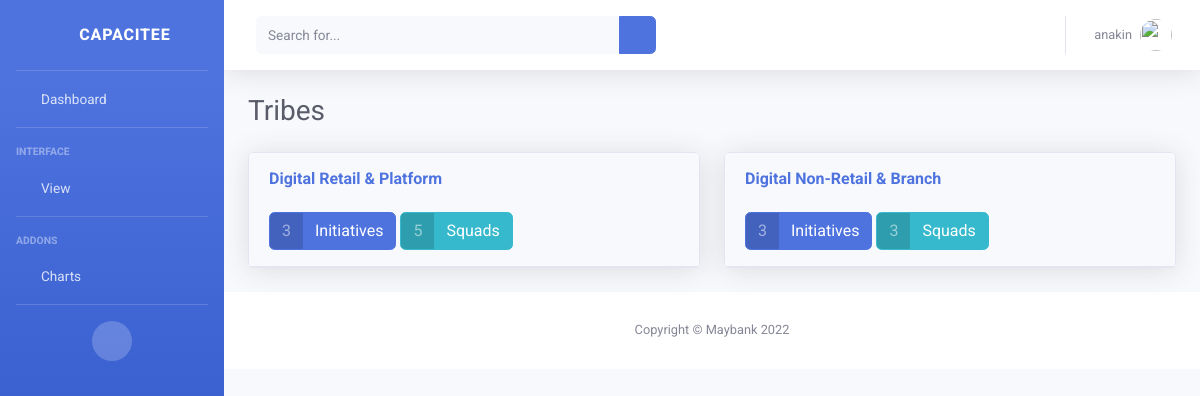
The page /tribes (signed in) on the database its author committed.
### app/models.py (models this page shows, shortened)
class Tribe(models.Model):
    name = models.CharField(max_length=100)
    description = models.CharField(max_length=200)
    def __initiatives(self):
        domains = self.domain_set.all()
        return sum((list(x.initiative_set.all()) for x in domains), [])
    def __squads(self):
        domains = self.domain_set.all()
        return sum((list(x.squad_set.all()) for x in domains), [])
    def initiatives_count(self):
        return len(self.__initiatives())
    def squad_count(self):
        return len(self.__squads())

class Domain(models.Model):
    name = models.CharField(max_length=100)
    description = models.CharField(max_length=200)
    tribe = models.ForeignKey(Tribe, on_delete=models.CASCADE)
    sprints = models.ManyToManyField(Sprint)
    def __str__(self):
        return self.name

class Initiative(models.Model):
    class InitiativeStatus(models.TextChoices):
        NOT_STARTED = '0', _('Not Started')
        DEMAND = '1', _('Demand')
        IN_DEVELOPMENT = '2', _('In Development')
        DEPLOYED = '3', _('Deployed')
    name = models.CharField(max_length=100)
    description = models.CharField(max_length=200)
    planned_for = models.DateField('Planned For')
    squad = models.ForeignKey(Squad, on_delete=models.CASCADE, blank=True, null=True)
    domain = models.ForeignKey(Domain, on_delete=models.CASCADE)
    sprints = models.ManyToManyField(Sprint)
    status = models.CharField(max_length=2, choices=InitiativeStatus.choices, default=InitiativeStatus.NOT_STARTED)

class Squad(models.Model):
    name = models.CharField(max_length=100)
    description = models.CharField(max_length=200)
    domain = models.ForeignKey(Domain, on_delete=models.CASCADE)
    scrum_master = models.IntegerField('SM', default=0)
    business_analysts = models.IntegerField('BA', default=0)
    frontend_dev = models.IntegerField('FE', default=0)
    backend_dev = models.IntegerField('BE', default=0)
    qa_engineer = models.IntegerField('QA', default=0)
    color = models.CharField(max_length=20)
    def __str__(self):
        return self.name

### app/views.py (the view)
# urls.py: path('tribes', views.TribeListView.as_view()),
class TribeListView(generic.ListView):
    model = Tribe
    template_name = 'tribe_list.html'

### app/templates/tribe_list.html (shortened to what this page needs)
<!DOCTYPE html>
<html lang="en">
<head>
    {% include "head_part.html" %}
</head>
<body id="page-top">
<div id="wrapper">
    {% include "sidebar_part2.html" %}
    <div id="content-wrapper" class="d-flex flex-column">
        <div id="content">
            {% include "topbar_part.html" %}
            <div class="container-fluid">
                <div class="d-sm-flex align-items-center justify-content-between mb-4">
                    <h1 class="h3 mb-0 text-gray-800">Tribes</h1>
                </div>
                <div class="row">
                    {% for tribe in tribe_list %}
                        <div class="col-lg-6">
                            <div class="card shadow mb-4">
                                <div class="d-block card-header py-3">
                                    <h6 class="m-0 font-weight-bold text-primary">{{ tribe.name }}</h6>
                                    <br>
                                    <a href="#collapse_{{ tribe.pk }}" class="btn btn-primary btn-icon-split"
                                       data-toggle="collapse"
                                       role="button" aria-expanded="true" aria-controls="collapse_{{ tribe.pk }}">
                                                <span class="icon text-white-50">
                                                    {{ tribe.initiatives_count }}
                                                </span>
                                        <span class="text">Initiatives</span>
                                    </a>
                                    <a href="#" class="btn btn-info btn-icon-split">
                                                <span class="icon text-white-50">
                                                    {{ tribe.squad_count }}
                                                </span>
                                        <span class="text">Squads</span>
                                    </a>
                                </div>
                            </div>
                        </div>
                    {% endfor %}
                </div>
            </div>
            {% include "footer_part.html" %}
        </div>
    </div>
</body>
</html>

### app/templates/topbar_part.html (shortened to what this page needs)
                <nav class="navbar navbar-expand navbar-light bg-white topbar mb-4 static-top shadow">
                    <form
                        class="d-none d-sm-inline-block form-inline mr-auto ml-md-3 my-2 my-md-0 mw-100 navbar-search">
                        <div class="input-group">
                            <input type="text" class="form-control bg-light border-0 small" placeholder="Search for..."
                                aria-label="Search" aria-describedby="basic-addon2">
                            <div class="input-group-append">
                                <button class="btn btn-primary" type="button">
                                    <i class="fas fa-search fa-sm"></i>
                                </button>
                            </div>
                        </div>
                    </form>
                    <ul class="navbar-nav ml-auto">
                        <li class="nav-item dropdown no-arrow">
                            <a class="nav-link dropdown-toggle" href="#" id="userDropdown" role="button"
                                data-toggle="dropdown" aria-haspopup="true" aria-expanded="false">
                                <span class="mr-2 d-none d-lg-inline text-gray-600 small">{{ request.user.username }}</span>
                                <img class="img-profile rounded-circle"
                                    src="/static/img/undraw_profile.svg">
                            </a>
                        </li>
                    </ul>
                </nav>

### app/static/css/gantt.css (style rules this page uses)
body, html { font-family: "Roboto", sans-serif; background-color: #cddade; height: 100%; -webkit-font-smoothing: antialiased; -moz-osx-font-smoothing: grayscale; }

### rows shown on the page
Tribe: name "Digital Retail & Platform", initiatives_count "3", squad_count "5"
Tribe: name "Digital Non-Retail & Branch", initiatives_count "3", squad_count "3"

### other values the page prints
{{ request.user.username }} "anakin"
